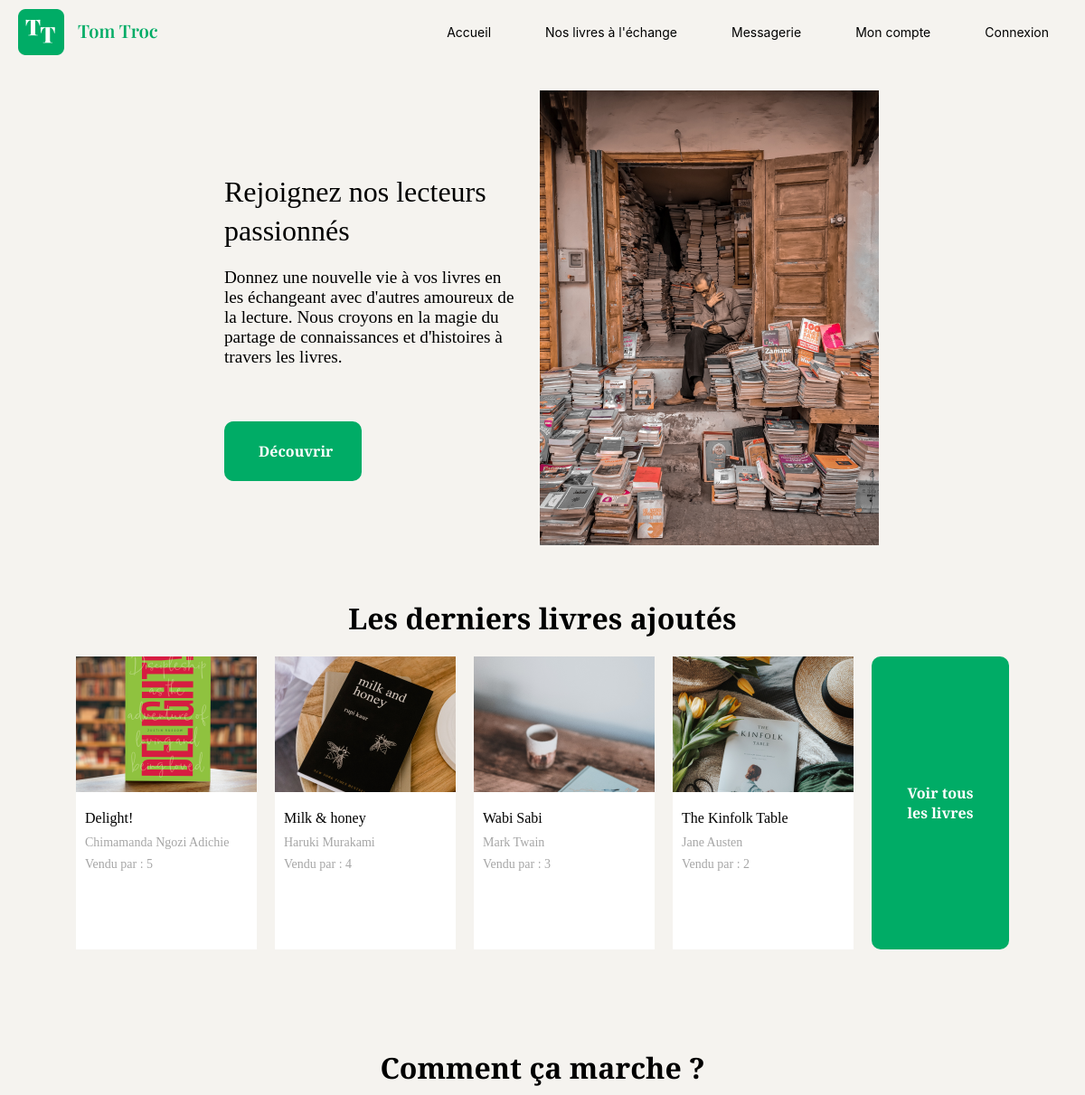
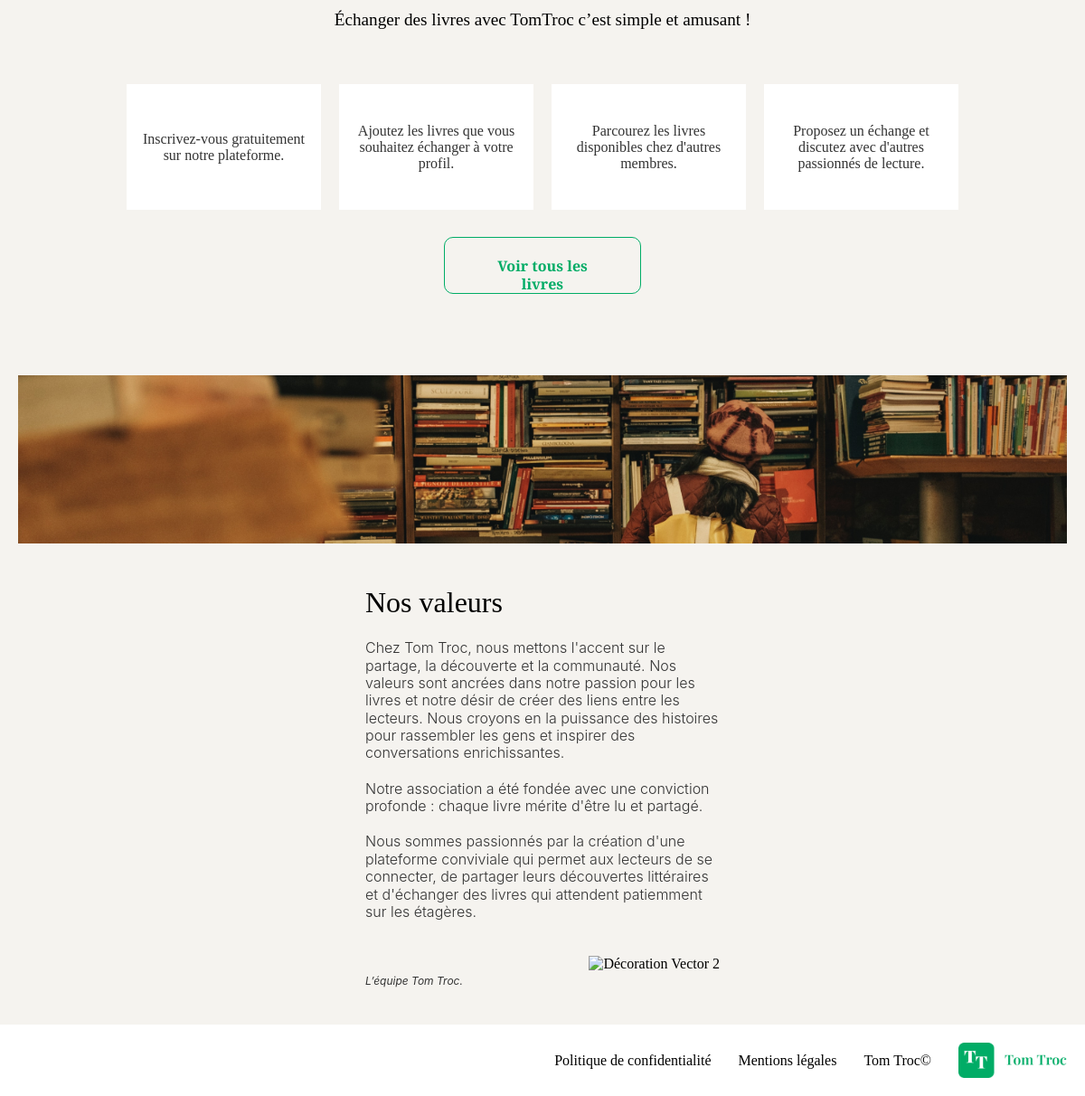
The page / on the database its author committed (2 pictures, top to bottom).
### tables this page shows
CREATE TABLE IF NOT EXISTS `book` (
  `id` int NOT NULL AUTO_INCREMENT,
  `title` varchar(255) NOT NULL,
  `author` varchar(255) NOT NULL,
  `img` varchar(255) NOT NULL,
  `description` text NOT NULL,
  `createdAt` timestamp NOT NULL DEFAULT CURRENT_TIMESTAMP,
  `updatedAt` timestamp NULL DEFAULT CURRENT_TIMESTAMP,
  `available` tinyint(1) NOT NULL,
  `user_id` int DEFAULT NULL,
  PRIMARY KEY (`id`),
  KEY `fk_user` (`user_id`)
);

### views/View.php (called while the page is built, shortened)
<?php
class View
{
    public function render(string $viewName, array $params = []): void
    {
        $viewPath = $this->buildViewPath($viewName);
        $description = $this->_renderViewFromTemplate($viewPath, $params);
    }
    private function _renderViewFromTemplate(string $viewPath, array $params = []): string
    {
        if (file_exists($viewPath)) {
            extract($params);
            require($viewPath);
            return ob_get_clean();
        } else {
            throw new Exception("La vue '$viewPath' est introuvable.");
        }
    }
    private function buildViewPath(string $viewName): string
    {
        return TEMPLATE_VIEW_PATH . $viewName . '.php';
    }
}

### controllers/BookController.php (called while the page is built, shortened)
<?php
class BookController
{
    public function showHome(): void
    {
        $bookManager = new BookManager();
        $books = $bookManager->getBooks([], ['id' => 'DESC'], 4);
        $view = new View("Accueil");
        $view->render("home", ['books' => $books]);
    }
}

### index.php (called while the page is built, shortened)
<?php
require_once 'config/autoload.php';
$action = Utils::request('action', 'home');
try {
    $bookController = new BookController();
    switch ($action) {
        case 'home':
            $bookController->showHome();
            break;
    }
} catch (Exception $e) {
    error_log("Exception caught: " . $e->getMessage());
    $errorView = new View('Erreur');
    $errorView->render('errorPage', ['errorMessage' => $e->getMessage()]);
}

### config/autoload.php (called while the page is built, shortened)
<?php
spl_autoload_register(function ($className) {
    $paths = ['services', 'models', 'controllers', 'views'];
    foreach ($paths as $path) {
        $file = __DIR__ . '/../' . $path . '/' . $className . '.php';
        if (file_exists($file)) {
            break;
        }
    }
});

### models/DBmanager.php (called while the page is built, shortened)
<?php
class DBManager
{
    private static $instance;
    private $db;
    private function __construct()
    {
        $this->db = new PDO('mysql:host=' . DB_HOST . ';dbname=' . DB_NAME . ';charset=utf8', DB_USER, DB_PASS);
        $this->db->setAttribute(PDO::ATTR_ERRMODE, PDO::ERRMODE_EXCEPTION);
        $this->db->setAttribute(PDO::ATTR_DEFAULT_FETCH_MODE, PDO::FETCH_ASSOC);
    }
    public static function getInstance() : DBManager
    {
        if (!self::$instance) {
            self::$instance = new DBManager();
        }
        return self::$instance;
    }
    public function query(string $sql, ?array $params = null) : PDOStatement
    {
        if ($params == null) {
            $query = $this->db->query($sql);
        } else {
            $query = $this->db->prepare($sql);
            $query->execute($params);
        }
        return $query;
    }
}

### models/BookManager.php (called while the page is built, shortened)
<?php
class bookManager extends AbstractEntityManager
{
    public function getBooks(array $criteria = [], array $orders = [], int $limit = 0): array
    {
        $sql = "SELECT * FROM book";
        $params = [];
        if (!empty($orders)) {
            $orderConditions = [];
            foreach ($orders as $key => $value) {
                $orderConditions[] = "$key $value";
            }
            $sql .= " ORDER BY " . implode(", ", $orderConditions);
        }
        if ($limit > 0) {
            $sql .= " LIMIT $limit";
        }
        $result = $this->db->query($sql, $params);
        $books = [];
        while ($book = $result->fetch()) {
            $books[] = new Book($book);
        }
        return $books;
    }
}

### models/AbstractEntity.php (called while the page is built, shortened)
<?php
abstract class AbstractEntity
{
    protected function hydrate(array $data) : void
    {
        foreach ($data as $key => $value) {
            $method = 'set' . str_replace('_', '', ucwords($key, '_'));
        }
    }
}

### models/Book.php (called while the page is built, shortened)
<?php
class Book extends AbstractEntity
{
    private int $userId;
    private string $title = "";
    private string $author = "";
    private ?string $img = null;
    public function setUserId(int $userId): void
    {
        $this->userId = $userId;
    }
    public function getUserId(): int
    {
        return $this->userId;
    }
    public function setTitle(string $title): void
    {
        $this->title = $title;
    }
    public function getTitle(): string
    {
        return $this->title;
    }
    public function setAuthor(string $author): void
    {
        $this->author = $author;
    }
    public function getAuthor(): string
    {
        return $this->author;
    }
    public function setImg(?string $img): void
    {
        $this->img = $img;
    }
    public function getImg(): ?string
    {
        return $this->img;
    }
    public function setCreatedAt(string|DateTime $createdAt, string $format = 'Y-m-d H:i:s'): void
    {
        if (is_string($createdAt)) {
            $createdAt = DateTime::createFromFormat($format, $createdAt);
        }
    }
}

### views/templates/home.php (the view)
<section class="intro-container">
    <img src="./img/hero.png" alt="Hero image">
    <div class="intro-wrapper">
        <h2 class="title">Rejoignez nos lecteurs passionnés</h2>
        <p class="intro-text">
            Donnez une nouvelle vie à vos livres en les échangeant avec d'autres amoureux de la lecture. Nous croyons en la magie du partage de connaissances et d'histoires à travers les livres.
        </p>
        <button class="btn">Découvrir</button>
    </div>
</section>
<section class="book-list">
    <h2 class="section-title">Les derniers livres ajoutés</h2>
    <div class="books">
        <?php if (!empty($books)) { ?>
            <?php foreach ($books as $book) { ?>
                <div class="book-card">
                    <?php
                    $imgSrc = $book->getImg() ?? '';
                    if (!empty($imgSrc) && file_exists($_SERVER['DOCUMENT_ROOT'] . '/' . $imgSrc)) {
                    ?>
                        <img src="<?= htmlspecialchars($imgSrc) ?>" alt="Image de <?= htmlspecialchars($book->getTitle()) ?>">
                    <?php } else { ?>
                        <p>Image non disponible</p>
                    <?php } ?>
                    <div class="text-book-card">
                        <h3><?= htmlspecialchars($book->getTitle() ?? 'Titre non disponible') ?></h3>
                        <p class="author"><?= htmlspecialchars($book->getAuthor() ?? 'Auteur non disponible') ?></p>
                        <p class="seller">Vendu par : <?= htmlspecialchars($book->getUserId() ?? 'Utilisateur inconnu') ?></p>
                    </div>
                </div>
            <?php } ?>
        <?php } else { ?>
            <p>Aucun livre disponible pour le moment.</p>
        <?php } ?>
        <button class="btn">Voir tous les livres</button>
    </div>
</section>
<section class="how-it-works">
    <h2 class="section-title">Comment ça marche ?</h2>
    <p class="intro-text">
        Échanger des livres avec TomTroc c’est simple et amusant !
    </p>
    <div class="steps-wrapper">
        <div class="step-box">
            <p>Inscrivez-vous gratuitement sur notre plateforme.</p>
        </div>
        <div class="step-box">
            <p>Ajoutez les livres que vous souhaitez échanger à votre profil.</p>
        </div>
        <div class="step-box">
            <p>Parcourez les livres disponibles chez d'autres membres.</p>
        </div>
        <div class="step-box">
            <p>Proposez un échange et discutez avec d'autres passionnés de lecture.</p>
        </div>
    </div>
    <button class="btn view-all-books">Voir tous les livres</button>
</section>
<section class="values-section">
    <div class="banner-image">
        <img src="./img/banner.png" alt="Bandeau Tom Troc">
    </div>
    <div class="values-content">
        <h2 class="values-title">Nos valeurs</h2>
        <p class="values-paragraph">
            Chez Tom Troc, nous mettons l'accent sur le partage, la découverte et la communauté. Nos valeurs sont ancrées dans notre passion pour les livres et notre désir de créer des liens entre les lecteurs. Nous croyons en la puissance des histoires pour rassembler les gens et inspirer des conversations enrichissantes.
        <p class="values-paragraph">
            Notre association a été fondée avec une conviction profonde : chaque livre mérite d'être lu et partagé.
        </p>
        <p class="values-paragraph">
            Nous sommes passionnés par la création d'une plateforme conviviale qui permet aux lecteurs de se connecter, de partager leurs découvertes littéraires et d'échanger des livres qui attendent patiemment sur les étagères.
        </p>
        <div class="values-footer">
            <div class="values-signature">
                L’équipe Tom Troc.
            </div>
            <img class="vector-image" src="/img/Vector 2.svg" alt="Décoration Vector 2">
        </div>
</section>

### css/style.css (style rules this page uses)
* { margin: 0; padding: 0; box-sizing: border-box; }
:root { --backgroundColor: #F5F3EF; --titleColor: #000000; --textColor: #000000; --buttonDefaultColor: #00AC66; --headerColor: #000; --headerPaleColor: #ccc; --hamburgerColor: #A6A6A6; --PaleColor: white; --quoteColor: #aaa; --dateColor: #888; }
body { font-family: 'Playfair Display'; background-color: var(--backgroundColor); }
h2 { margin: 20px 0; font-size: 32px; font-weight: 400; line-height: 42.66px; color: var(--headerColor); }
.intro-container { display: flex; flex-direction: column; justify-content: center; align-content: center; margin: 20px 0; }
.btn { width: 335px; padding: 22px 38px; border-radius: 10px; background-color: var(--buttonDefaultColor); font-family: 'Playfair Display', serif; font-size: 16px; font-weight: 600; text-align: center; color: white; border: none; cursor: pointer; transition: opacity 0.3s; margin: 20px auto; }
.book-list { background-color: var(--backgroundColor); padding: 40px 20px; }
.section-title { text-align: center; font-size: 36px; font-weight: 700; margin-bottom: 40px; color: var(--headerColor); }
.books { display: flex; flex-wrap: wrap; gap: 20px; justify-content: center; }
.book-card { width: 200px; height: 324px; background-color: var(--PaleColor); overflow: hidden; display: flex; flex-direction: column; transition: transform 0.3s ease; position: relative; }
.text-book-card { margin: 10px; }
.book-card h3 { font-size: 16px; font-weight: 400; margin-bottom: 10px; color: var(--headerColor); }
.book-card img { width: 100%; height: 150px; object-fit: cover; margin-bottom: 10px; }
.book-card p { font-weight: 400; font-size: 14px; color: #A6A6A6; margin-bottom: 8px; }
.how-it-works { text-align: center; margin: 50px 0; }
.section-title { font-size: 2em; margin-bottom: 20px; }
.intro-text { font-size: 1.2em; margin-bottom: 30px; }
.steps-wrapper { display: flex; justify-content: center; gap: 20px; flex-wrap: wrap; }
.step-box { width: 215px; height: 139px; background-color: #ffffff; display: flex; align-items: center; justify-content: center; padding: 10px; text-align: center; font-size: 1em; color: #333; }
.btn.view-all-books { width: 218px; height: 63px; padding: 22px 38px; border-radius: 10px; border: 1px solid var(--buttonDefaultColor); background-color: #F5F3EF; opacity: 1; color: var(--buttonDefaultColor); font-size: 1em; text-align: center; cursor: pointer; display: inline-block; margin-top: 30px; gap: 10px; transition: background-color 0.3s ease; font-size: 16px; font-weight: 600; line-height: 19.36px; text-align: center; }
.values-section { padding: 40px 20px; background-color: #F5F3EF; position: relative; }
.banner-image img { width: 100%; height: auto; margin-bottom: 20px; }
.values-content { max-width: 392px; margin: 0 auto; position: relative; }
.values-title { font-family: 'Playfair Display', serif; font-size: 32px; font-weight: 400; line-height: 42.66px; margin-bottom: 20px; }
.values-paragraph { font-family: 'Inter', sans-serif; font-size: 16px; font-weight: 300; line-height: 19.36px; margin-bottom: 20px; color: #333; }
.values-signature { font-family: 'Inter', sans-serif; font-size: 12px; font-style: italic; font-weight: 400; line-height: 14.52px; margin-top: 40px; color: #333; }
.values-footer { display: flex; justify-content: space-between; align-items: center; margin-top: 20px; }
@media (min-width: 768px) { .btn { width: 152px; margin: 0; } }
@media (min-width: 768px) { .intro-container { display: flex; flex-direction: row-reverse; margin: auto 0; } }
@media (min-width: 768px) { .intro-wrapper { max-width: 329px; display: flex; flex-direction: column; justify-content: center; margin: 0 20px; } }
@media (min-width: 768px) { .intro-text { padding-bottom: 30px; } }

### rows shown on the page
book: img+title (picture), title "Delight!", author "Chimamanda Ngozi Adichie", user "5"
book: img+title (picture), title "Milk & honey", author "Haruki Murakami", user "4"
book: img+title (picture), title "Wabi Sabi", author "Mark Twain", user "3"
book: img+title (picture), title "The Kinfolk Table", author "Jane Austen", user "2"
